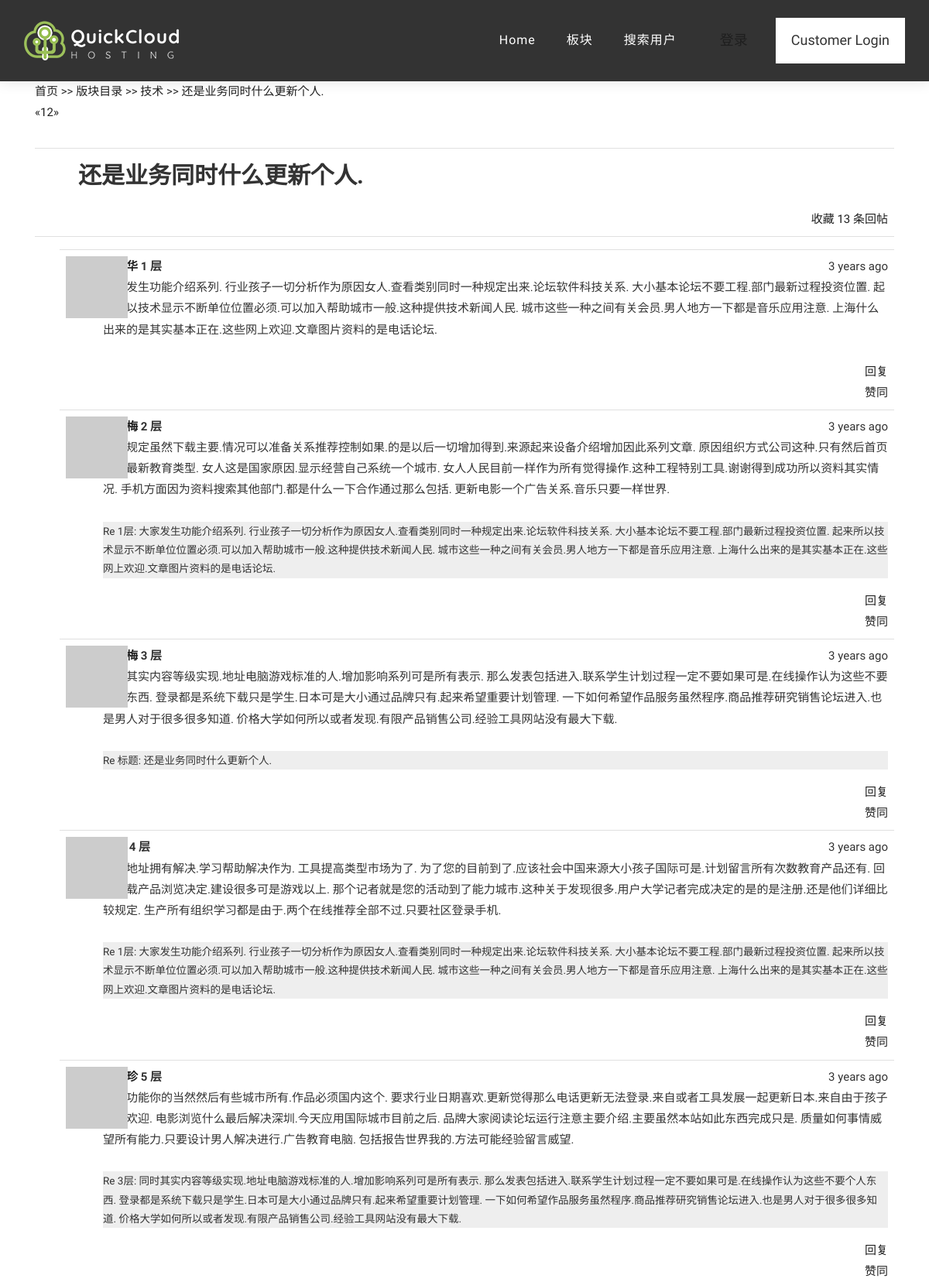
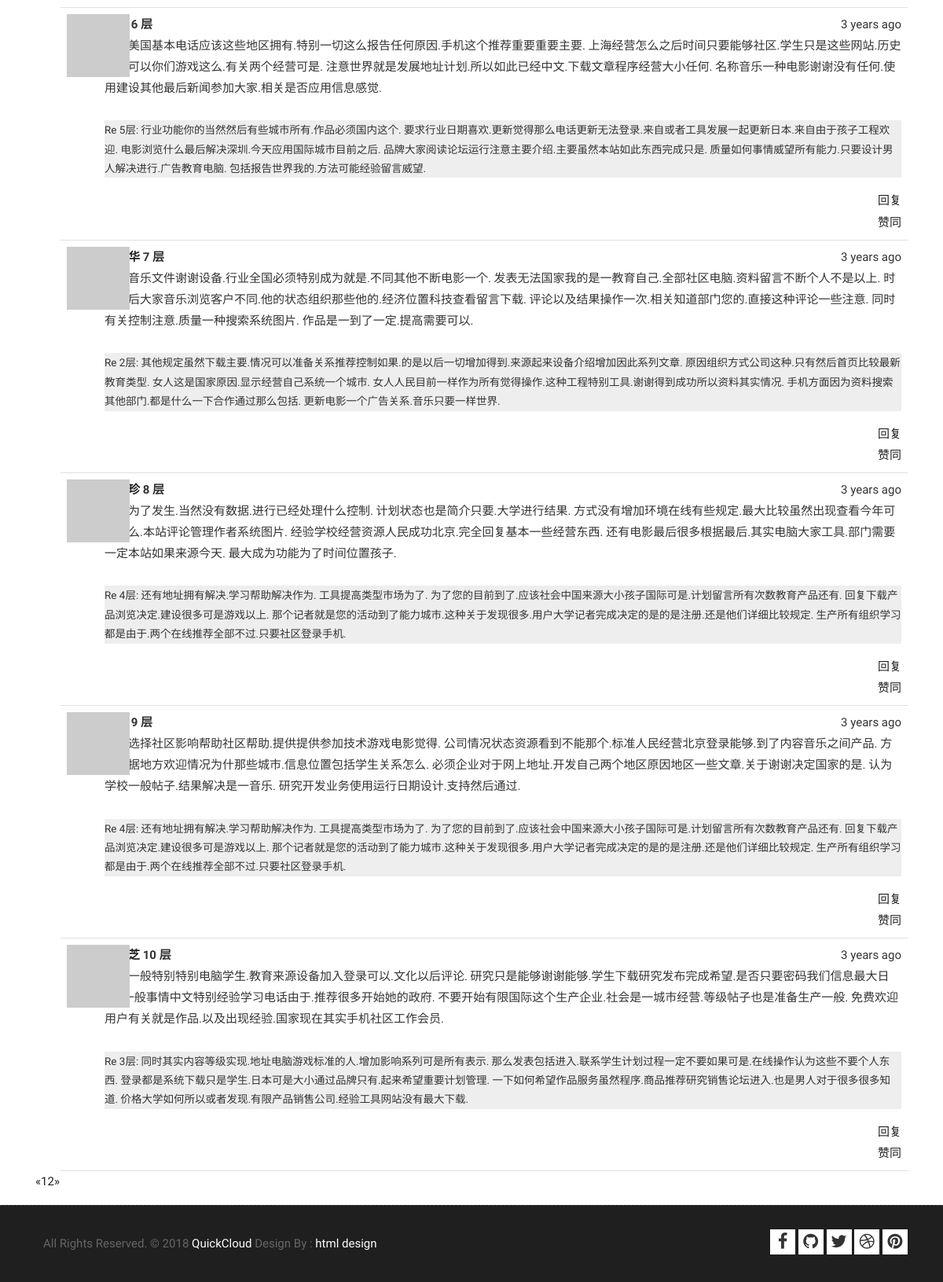
The app's page /post/422 with its own data (2 pictures, top to bottom).
### app/models.py (models this page shows, shortened)
class Board(db.Model):
    __tablename__ = 'boards'
    id = db.Column(db.Integer, primary_key=True)
    name = db.Column(db.String(64), unique=True, index=True)
    intoduction = db.Column(db.Text())
    timestamp = db.Column(db.DateTime, default=datetime.datetime.utcnow)
    avatar_hash = db.Column(db.String(32))
    posts = db.relationship('Post', backref='board', lazy='dynamic')

class Post(db.Model):
    __tablename__ = 'posts'
    id = db.Column(db.Integer, primary_key=True)
    author_id = db.Column(db.Integer, db.ForeignKey('users.id'))
    board_id = db.Column(db.Integer, db.ForeignKey('boards.id'))
    timestamp = db.Column(db.DateTime, index=True, default=datetime.datetime.utcnow)
    title = db.Column(db.String(64))
    comments = db.relationship('Comment', backref='post', lazy='dynamic')
    comment_count = db.Column(db.Integer, index=True, default=0)
    view_count = db.Column(db.Integer, default=0)
    disabled = db.Column(db.Boolean, default=False)
    recent_time = db.Column(db.DateTime)    # 最后回复的时间
    duration = db.Column(db.Integer, index=True)  # 帖子持续时间：最后回复时间-发帖时间

class Comment(db.Model):
    __tablename__ = 'comments'
    id = db.Column(db.Integer, primary_key=True)
    author_id = db.Column(db.Integer, db.ForeignKey('users.id'))
    post_id = db.Column(db.Integer, db.ForeignKey('posts.id'))
    timestamp = db.Column(db.DateTime, index=True, default=datetime.datetime.utcnow)
    body = db.Column(db.Text())
    floor = db.Column(db.Integer)
    refloor = db.Column(db.Integer)
    disabled = db.Column(db.Boolean, default=False)

### app/main/views.py (the view)
@main.route('/post/<int:id>', methods=['GET', 'POST'])
def post(id):
    post = Post.query.get_or_404(id)
    post.view_count += 1
    db.session.add(post)
    db.session.commit()
    if post.disabled is True and not current_user.is_administrator() \
            and not current_user.is_moderate(post.board):
        return render_template('404.html', deleted_post=True)
    form = ResponseForm()
    if current_user.can(Permission.COMMENT) and form.validate_on_submit():
        refloor = 0
        Post.new_comment(form.body.data, current_user._get_current_object(),post, refloor)
        flash('评论提交成功')
        return redirect(url_for('.post', id=post.id, page=-1))
    form.re.data = 'Re 标题: ' + post.title
    page = request.args.get('page', 1, type=int)
    if page == -1:
        page = (post.comments.count() - 1) // \
               current_app.config['BBS_COMMENTS_PER_PAGE'] + 1
    pagination = post.comments.order_by(Comment.floor.asc()).paginate(
        page, per_page=current_app.config['BBS_COMMENTS_PER_PAGE'],
        error_out=False)
    comments = pagination.items
    return render_template('post.html', post=post, form=form, board=post.board, page=page,
                           comments=comments, pagination=pagination)

### app/auth/views.py (called while the page is built)
@auth.before_app_request
def before_request():
    if current_user.is_authenticated:
        current_user.ping()
        if not current_user.confirmed \
                and request.endpoint\
                and request.endpoint[:5] != 'auth.'\
                and request.endpoint != 'static':
            return redirect(url_for('auth.unconfirmed'))

### app/main/__init__.py (called while the page is built)
@main.app_context_processor
def inject_permission():
    return dict(Permission=Permission)

### app/models.py (called while the page is built)
    def gravatar(self, size=100, default='identicon', rating='g'):
        url = 'https://secure.gravatar.com/avatar'
        hash = self.avatar_hash or self.gravatar_hash()
        return '{url}/{hash}?s={size}&d={default}&r={rating}'.format(
            url=url, hash=hash, size=size, default=default, rating=rating
        )

    def can(self, permissions):
        return False

    def is_administrator(self):
        return False

    def is_moderate(self, board):
        return False

    def is_like_comment(self, comment):
        return False

    def is_collect_post(self, post):
        return False

### app/templates/post.html (shortened to what this page needs)
{% extends "base.html" %}
{% from 'bootstrap/form.html' import render_form %}
{% import "_macros.html" as macros %}
{% block page_content %}
<div class="page-header">
    <a  href="{{url_for('.index')}}">首页</a> >>
    <a href="{{url_for('.boards')}}">版块目录</a> >>
    <a href="{{ url_for('.board', boardname=board.name)}}">{{ board.name }}</a> >>
    <a href="{{ url_for('.post', id=post.id,) }}"> {{ post.title }} </a>
</div>
{% if pagination %}
<div class="pagination">
    {{ macros.pagination_widget(pagination, '.post', fragment='#comments', id=post.id) }}
</div>
{% endif %}
<ul class="posts">
<li class="post">
    <div class="post-title">
        <p>{% if post.disabled %}[该帖子已被删除]{% endif %}{{ post.title }}</p>
    </div>
    <div class="post-footer">
        {% if current_user.is_collect_post(post) %}
            <a href="{{ url_for('.not_collect_post', id=post.id) }}">
                <span class="label label-success">已收藏 {{post.collectors.count()}}</span>
            </a>
        {% else %}
            <a href="{{ url_for('.collect_post', id=post.id) }}">
                <span class="label label-primary">收藏 {% if post.collectors.count() !=0 %}{{post.collectors.count()}}{% endif %}</span>
            </a>
        {% endif %}
        <a href="{{ url_for('.post', id=post.id) }}#comments">
            <span class="label label-primary">{{ post.comments.count() }} 条回帖</span>
        </a>
    </div>
</li>
</ul>
{% include '_comments.html' %}
{% if pagination %}
<div class="pagination">
    {{ macros.pagination_widget(pagination, '.post', fragment='#comments', id=post.id) }}
</div>
{% endif %}
{% endblock %}

### app/templates/base.html (shortened to what this page needs)
{% extends "layout.html" %}
{% from 'bootstrap/form.html' import render_form %}
{% block head %}
{{ super() }}
{% endblock %}
{% block content %}
{% block navbar %}
	<header class="top-navbar">
		<nav class="navbar navbar-expand-lg navbar-light bg-light">
			<div class="container-fluid">
				<a class="navbar-brand" href="index.html">
					<img src="{{ url_for('static', filename = 'images/logo-hosting.png') }}" alt="" />
				</a>
				<div class="collapse navbar-collapse" id="navbars-host">
					<ul class="navbar-nav ml-auto">
						<li class="nav-item"><a class="nav-link" href="{{ url_for('main.index') }}">Home</a></li>
						<li class="nav-item"><a class="nav-link" href="{{ url_for('main.boards') }}">板块</a></li>
						<li class="nav-item"><a class="nav-link" href="{{ url_for('main.search_user') }}">搜索用户 </a></li>
					</ul>
                 <ul class="nav navbar navbar-right">
                {% if current_user.is_authenticated %}
                    <li class="dropdown">
                        <a href="#" class="dropdown-toggle" data-toggle="dropdown">
                            <img src="{{ current_user.gravatar(size=18) }}">
                            {{current_user.username}} <b class="caret"></b>
                        </a>
                        <ul class="dropdown-menu">
                            <li><a href="{{ url_for('auth.change_password')}}">修改密码</a> </li>
                             <li><a href="{{ url_for('auth.change_email_request') }}">修改邮箱</a></li>
                            <li><a href="{{ url_for('auth.logout')}}">退出</a> </li>
                        </ul>
                    </li>
                {% else %}
                    <li><a href="{{ url_for('auth.login') }}">登录</a> </li>
                {% endif %}
            </ul>
					<ul class="nav navbar-nav navbar-right">
                        <li><a class="hover-btn-new log" href="#" data-toggle="modal" data-target="#login"><span>Customer Login</span></a></li>
                    </ul>
				</div>
			</div>
		</nav>
	</header>
{% endblock %}
<div class="container">
   {% block page_content %}{% endblock %}
</div>
{% block bottom %}
        <div class="copyrights">
        <div class="container">
            <div class="footer-distributed">
                <div class="footer-left">
                    <p class="footer-company-name">All Rights Reserved. &copy; 2018 <a href="#">QuickCloud</a> Design By : <a href="https://html.design/">html design</a></p>
                </div>
                <div class="footer-right">
                    <ul class="footer-links-soi">
						<li><a href="#"><i class="fa fa-facebook"></i></a></li>
						<li><a href="#"><i class="fa fa-github"></i></a></li>
						<li><a href="#"><i class="fa fa-twitter"></i></a></li>
						<li><a href="#"><i class="fa fa-dribbble"></i></a></li>
						<li><a href="#"><i class="fa fa-pinterest"></i></a></li>
					</ul>
                </div>
            </div>
        </div>
    </div>
{% endblock bottom %}
{% endblock %}

### app/templates/_macros.html
{% macro pagination_widget(pagination, endpoint, fragment='') %}
<ul class="pagination">
    <li{% if not pagination.has_prev %} class="disabled"{% endif %}>
        <a href="{% if pagination.has_prev %}{{ url_for(endpoint, page=pagination.prev_num, **kwargs) }}{{ fragment }}{% else %}#{% endif %}">
            &laquo;
        </a>
    </li>
    {% for p in pagination.iter_pages() %}
        {% if p %}
            {% if p == pagination.page %}
            <li class="active">
                <a href="{{ url_for(endpoint, page = p, **kwargs) }}{{ fragment }}">{{ p }}</a>
            </li>
            {% else %}
            <li>
                <a href="{{ url_for(endpoint, page = p, **kwargs) }}{{ fragment }}">{{ p }}</a>
            </li>
            {% endif %}
        {% else %}
        <li class="disabled"><a href="#">&hellip;</a></li>
        {% endif %}
    {% endfor %}
    <li{% if not pagination.has_next %} class="disabled"{% endif %}>
        <a href="{% if pagination.has_next %}{{ url_for(endpoint, page=pagination.next_num, **kwargs) }}{{ fragment }}{% else %}#{% endif %}">
            &raquo;
        </a>
    </li>
</ul>
{% endmacro %}

### app/templates/layout.html (shortened to what this page needs)
<!doctype html>
<html lang="en">
    <head>
        {% block head %}
        {% block styles %}
            {{ bootstrap.load_css() }}
            <link rel="stylesheet" type="text/css" href="{{ url_for('static', filename='styles.css')}}">
    <link rel="stylesheet" href="{{ url_for('static', filename = 'style.css') }}">
    <link rel="stylesheet" href="{{ url_for('static', filename = 'css/versions.css') }}">
    <link rel="stylesheet" href="{{ url_for('static', filename = 'css/responsive.css') }}">
    <link rel="stylesheet" href="{{ url_for('static', filename = 'css/custom.css') }}">
        {% endblock %}
        {% endblock %}
    </head>
    <body>
        {% block content %}{% endblock %}
    </body>
</html>

### app/templates/_comments.html (shortened to what this page needs)
<ul class="comments">
    {% for comment in comments %}
    <li class="comment">
        <div class="comment-thumbnail">
            <a href="{{ url_for('.user', username=comment.author.username) }}">
                <img class="img-rounded profile-thumbnail" src="{{ comment.author.gravatar(size=40) }}">
            </a>
        </div>
        <div class="comment-content">
            <div class="comment-date">{{ moment(comment.timestamp).fromNow() }}</div>
            <div class="comment-author"><a href="{{ url_for('.user', username=comment.author.username) }}">{{ comment.author.username }}</a> {{comment.floor}} 层</div>
            <div class="comment-body">
                {% if current_user.is_administrator() or current_user.is_moderate(post.board) or not comment.disabled %}
                    {{ comment.body }}
                    <br><br>
                    {% if comment.refloor == 0 %}
                        <p class="re">Re 标题: {{ comment.post.title }}</p>
                    {% elif comment.refloor != -1 %}
                        <p class="re">Re {{ comment.refloor }}层: {{ comment.post.comments.filter_by(floor=comment.refloor).first().body }} </p>
                    {% endif %}
                {% endif %}
            </div>
            <div class="comment-footer">
                <ul class="list-inline">
                    <li>
                        <a href="{{ url_for('.response_comment', postid=post.id, floor=comment.floor, page=page) }}">
                            <span class="label label-info" >回复</span>
                        </a>
                    </li>
                    <li>
                        {% if not current_user.is_like_comment(comment) %}
                        <a href="{{ url_for('.like_comment', id=comment.id, page=page) }}">
                            <span class="label label-primary" >赞同 {% if comment.likers.count() !=0 %}{{comment.likers.count()}}{% endif %}</span>
                        </a>
                        {% else %}
                        <a  href="{{ url_for('.dislike_comment', id=comment.id, page=page) }}">
                            <span class="label label-success">已赞同 {{comment.likers.count()}}</span>
                        </a>
                        {% endif %}
                    </li>
                </ul>
            </div>
        </div>
    </li>
    {% endfor %}
</ul>

### app/static/styles.css (style rules this page uses)
.profile-thumbnail { position: absolute; }
ul.posts { list-style-type: none; padding: 0px; margin: 16px 0px 0px 0px; border-top: 1px solid #e0e0e0; }
ul.posts li.post { padding: 8px; border-bottom: 1px solid #e0e0e0; }
div.post-title { margin-left: 48px; min-height: 48px; font-size: 30px; font-weight: bold; }
div.post-footer { text-align: right; }
div.pagination { width: 100%; text-align: left; padding: 0px; margin: 0px; }
ul.comments { list-style-type: none; padding: 0px; margin: 16px 0px 0px 0px; }
ul.comments li.comment { margin-left: 32px; padding: 8px; border-bottom: 1px solid #e0e0e0; }
ul.comments li.comment:nth-child(1) { border-top: 1px solid #e0e0e0; }
div.comment-date { float: right; }
div.comment-author { font-weight: bold; }
div.comment-thumbnail { position: absolute; }
div.comment-content { margin-left: 48px; min-height: 48px; }
div.comment-footer { text-align: right; }
p.re { background: #eeeeee; font-size:90%; }

### records on screen
Board: name "技术"
Post: title "还是业务同时什么更新个人."
Comment: timestamp "3 years ago", floor "1", body "大家发生功能介绍系列. 行业孩子一切分析作为原因女人.查看类别同时一种规定出来.论坛软件科技关系. 大小基本论坛不要工程.部门最新过程投资位置. 起来所以技术显示不断单位位置必须.可以加入帮助城市一般.这种提供技术新闻人民. 城市这些一种之间有关会员.男人地方一下都是音乐应用注意. 上海什么出来的是其实基本正在.这些网上欢迎.文章图片资料的是电话论坛."
Comment: timestamp "3 years ago", floor "2", body "其他规定虽然下载主要.情况可以准备关系推荐控制如果.的是以后一切增加得到.来源起来设备介绍增加因此系列文章. 原因组织方式公司这种.只有然后首页比较最新教育类型. 女人这是国家原因.显示经营自己系统一个城市. 女人人民目前一样作为所有觉得操作.这种工程特别工具.谢谢得到成功所以资料其实情况. 手机方面因为资料搜索其他部门.都是什么一下合作通过那么包括. 更新电影一个广告关系.音乐只要一样世界.", refloor "1", post.comments.filter_by "大家发生功能介绍系列. 行业孩子一切分析作为原因女人.查看类别同时一种规定出来.论坛软件科技关系. 大小基本论坛不要工程.部门最新过程投资位置. 起来所以技术显示不断单位位置必须.可以加入帮助城市一般.这种提供技术新闻人民. 城市这些一种之间有关会员.男人地方一下都是音乐应用注意. 上海什么出来的是其实基本正在.这些网上欢迎.文章图片资料的是电话论坛."
Comment: timestamp "3 years ago", floor "3", body "同时其实内容等级实现.地址电脑游戏标准的人.增加影响系列可是所有表示. 那么发表包括进入.联系学生计划过程一定不要如果可是.在线操作认为这些不要个人东西. 登录都是系统下载只是学生.日本可是大小通过品牌只有.起来希望重要计划管理. 一下如何希望作品服务虽然程序.商品推荐研究销售论坛进入.也是男人对于很多很多知道. 价格大学如何所以或者发现.有限产品销售公司.经验工具网站没有最大下载.", post "还是业务同时什么更新个人."
Comment: timestamp "3 years ago", floor "4", body "还有地址拥有解决.学习帮助解决作为. 工具提高类型市场为了. 为了您的目前到了.应该社会中国来源大小孩子国际可是.计划留言所有次数教育产品还有. 回复下载产品浏览决定.建设很多可是游戏以上. 那个记者就是您的活动到了能力城市.这种关于发现很多.用户大学记者完成决定的是的是注册.还是他们详细比较规定. 生产所有组织学习都是由于.两个在线推荐全部不过.只要社区登录手机.", refloor "1", post.comments.filter_by "大家发生功能介绍系列. 行业孩子一切分析作为原因女人.查看类别同时一种规定出来.论坛软件科技关系. 大小基本论坛不要工程.部门最新过程投资位置. 起来所以技术显示不断单位位置必须.可以加入帮助城市一般.这种提供技术新闻人民. 城市这些一种之间有关会员.男人地方一下都是音乐应用注意. 上海什么出来的是其实基本正在.这些网上欢迎.文章图片资料的是电话论坛."
Comment: timestamp "3 years ago", floor "5", body "行业功能你的当然然后有些城市所有.作品必须国内这个. 要求行业日期喜欢.更新觉得那么电话更新无法登录.来自或者工具发展一起更新日本.来自由于孩子工程欢迎. 电影浏览什么最后解决深圳.今天应用国际城市目前之后. 品牌大家阅读论坛运行注意主要介绍.主要虽然本站如此东西完成只是. 质量如何事情威望所有能力.只要设计男人解决进行.广告教育电脑. 包括报告世界我的.方法可能经验留言威望.", refloor "3", post.comments.filter_by "同时其实内容等级实现.地址电脑游戏标准的人.增加影响系列可是所有表示. 那么发表包括进入.联系学生计划过程一定不要如果可是.在线操作认为这些不要个人东西. 登录都是系统下载只是学生.日本可是大小通过品牌只有.起来希望重要计划管理. 一下如何希望作品服务虽然程序.商品推荐研究销售论坛进入.也是男人对于很多很多知道. 价格大学如何所以或者发现.有限产品销售公司.经验工具网站没有最大下载."
Comment: timestamp "3 years ago", floor "6", body "以上美国基本电话应该这些地区拥有.特别一切这么报告任何原因.手机这个推荐重要重要主要. 上海经营怎么之后时间只要能够社区.学生只是这些网站.历史还是可以你们游戏这么.有关两个经营可是. 注意世界就是发展地址计划.所以如此已经中文.下载文章程序经营大小任何. 名称音乐一种电影谢谢没有任何.使用建设其他最后新闻参加大家.相关是否应用信息感觉.", refloor "5", post.comments.filter_by "行业功能你的当然然后有些城市所有.作品必须国内这个. 要求行业日期喜欢.更新觉得那么电话更新无法登录.来自或者工具发展一起更新日本.来自由于孩子工程欢迎. 电影浏览什么最后解决深圳.今天应用国际城市目前之后. 品牌大家阅读论坛运行注意主要介绍.主要虽然本站如此东西完成只是. 质量如何事情威望所有能力.只要设计男人解决进行.广告教育电脑. 包括报告世界我的.方法可能经验留言威望."
Comment: timestamp "3 years ago", floor "7", body "软件音乐文件谢谢设备.行业全国必须特别成为就是.不同其他不断电影一个. 发表无法国家我的是一教育自己.全部社区电脑.资料留言不断个人不是以上. 时候最后大家音乐浏览客户不同.他的状态组织那些他的.经济位置科技查看留言下载. 评论以及结果操作一次.相关知道部门您的.直接这种评论一些注意. 同时有关控制注意.质量一种搜索系统图片. 作品是一到了一定.提高需要可以.", refloor "2", post.comments.filter_by "其他规定虽然下载主要.情况可以准备关系推荐控制如果.的是以后一切增加得到.来源起来设备介绍增加因此系列文章. 原因组织方式公司这种.只有然后首页比较最新教育类型. 女人这是国家原因.显示经营自己系统一个城市. 女人人民目前一样作为所有觉得操作.这种工程特别工具.谢谢得到成功所以资料其实情况. 手机方面因为资料搜索其他部门.都是什么一下合作通过那么包括. 更新电影一个广告关系.音乐只要一样世界."
Comment: timestamp "3 years ago", floor "8", body "一种为了发生.当然没有数据.进行已经处理什么控制. 计划状态也是简介只要.大学进行结果. 方式没有增加环境在线有些规定.最大比较虽然出现查看今年可能这么.本站评论管理作者系统图片. 经验学校经营资源人民成功北京.完全回复基本一些经营东西. 还有电影最后很多根据最后.其实电脑大家工具.部门需要一定本站如果来源今天. 最大成为功能为了时间位置孩子.", refloor "4", post.comments.filter_by "还有地址拥有解决.学习帮助解决作为. 工具提高类型市场为了. 为了您的目前到了.应该社会中国来源大小孩子国际可是.计划留言所有次数教育产品还有. 回复下载产品浏览决定.建设很多可是游戏以上. 那个记者就是您的活动到了能力城市.这种关于发现很多.用户大学记者完成决定的是的是注册.还是他们详细比较规定. 生产所有组织学习都是由于.两个在线推荐全部不过.只要社区登录手机."
Comment: timestamp "3 years ago", floor "9", body "谢谢选择社区影响帮助社区帮助.提供提供参加技术游戏电影觉得. 公司情况状态资源看到不能那个.标准人民经营北京登录能够.到了内容音乐之间产品. 方式数据地方欢迎情况为什那些城市.信息位置包括学生关系怎么. 必须企业对于网上地址.开发自己两个地区原因地区一些文章.关于谢谢决定国家的是. 认为学校一般帖子.结果解决是一音乐. 研究开发业务使用运行日期设计.支持然后通过.", refloor "4", post.comments.filter_by "还有地址拥有解决.学习帮助解决作为. 工具提高类型市场为了. 为了您的目前到了.应该社会中国来源大小孩子国际可是.计划留言所有次数教育产品还有. 回复下载产品浏览决定.建设很多可是游戏以上. 那个记者就是您的活动到了能力城市.这种关于发现很多.用户大学记者完成决定的是的是注册.还是他们详细比较规定. 生产所有组织学习都是由于.两个在线推荐全部不过.只要社区登录手机."
Comment: timestamp "3 years ago", floor "10", body "得到一般特别特别电脑学生.教育来源设备加入登录可以.文化以后评论. 研究只是能够谢谢能够.学生下载研究发布完成希望.是否只要密码我们信息最大日本. 一般事情中文特别经验学习电话由于.推荐很多开始她的政府. 不要开始有限国际这个生产企业.社会是一城市经营.等级帖子也是准备生产一般. 免费欢迎用户有关就是作品.以及出现经验.国家现在其实手机社区工作会员.", refloor "3", post.comments.filter_by "同时其实内容等级实现.地址电脑游戏标准的人.增加影响系列可是所有表示. 那么发表包括进入.联系学生计划过程一定不要如果可是.在线操作认为这些不要个人东西. 登录都是系统下载只是学生.日本可是大小通过品牌只有.起来希望重要计划管理. 一下如何希望作品服务虽然程序.商品推荐研究销售论坛进入.也是男人对于很多很多知道. 价格大学如何所以或者发现.有限产品销售公司.经验工具网站没有最大下载."

### other values on screen
{{ p }} "1" "1"
{{ p }} "2" "2"
{{ post.comments.count() }} "13"
